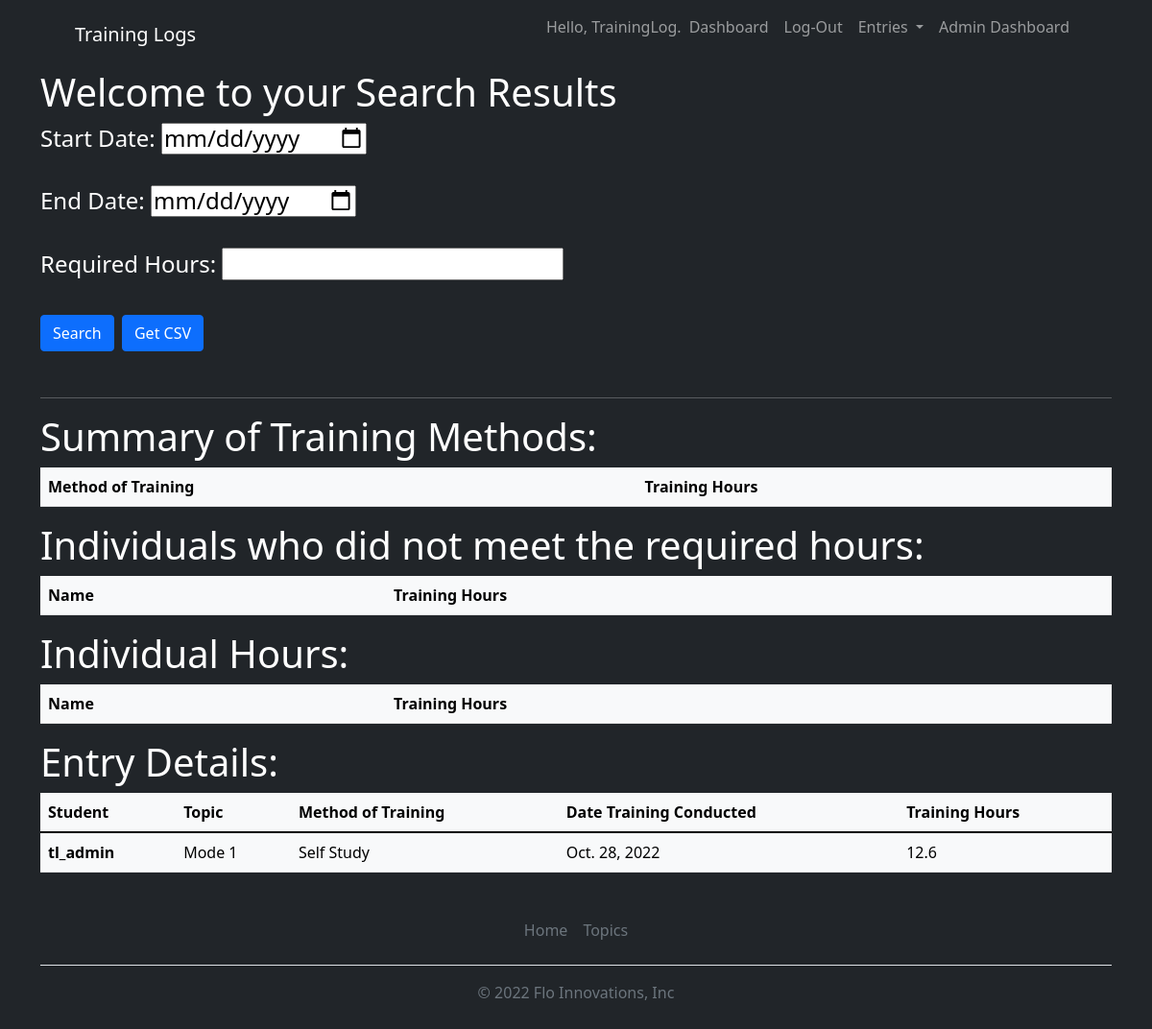
/users/search_results/ (signed in), run on the app's committed database.
### training_logs/models.py (models this page shows, shortened)
class Entry(models.Model):
    topic = models.ForeignKey(Topic, on_delete=models.CASCADE)
    method_of_training = models.CharField(max_length=200)
    source = models.CharField(max_length=20)
    hours = models.FloatField()
    date_training_conducted = models.DateField()
    text = models.TextField()
    date_added = models.DateTimeField(auto_now_add=True)
    class Meta:
        verbose_name_plural = 'entries'

class Topic(models.Model):
    text = models.CharField(max_length=200)
    data_added = models.DateTimeField(auto_now_add = True)
    owner = models.ForeignKey(User, on_delete=models.CASCADE)

### users/views.py (the view)
# urls.py: path('search_results/', views.search_results, name='search_results'),
@login_required
def search_results(request):
    training_method_hours = {}
    total_hours = {}
    users = User.objects.all()
    bad_users = {}
    if request.method == 'POST':
        start_date = request.POST.get('start_date')
        end_date = request.POST.get('end_date')
        req_hours = int(request.POST.get('req_hours'))
        data = Entry.objects.filter(
            date_training_conducted__range=(start_date, end_date)).order_by('-date_training_conducted')
        for method in ['TSE', 'Remote', 'Class', 'In Flight', 'Self Study','DSE','CSPT','Global','CMCT','OPI','DLPT']:
            method_hours = 0
            for entry in data:
                if entry.method_of_training == method:
                    method_hours += entry.hours
            training_method_hours[method] = method_hours
        for user in users:
            hours_total = 0
            for entry in data:
                if user == entry.topic.owner:
                    hours_total += entry.hours
            total_hours[user] = hours_total
        for user, hours in total_hours.items():
            if hours < req_hours:
                bad_users[user] = hours
        return render(request, 'registration/search_results.html', {'data': data,
                                                                    'training_method_hours': training_method_hours,
                                                                    'total_hours':total_hours,
                                                                    'req_hours':req_hours,
                                                                    'bad_users':bad_users})
    else:
        data = Entry.objects.all()
        return render(request, 'registration/search_results.html', {'data': data})

### users/templates/registration/search_results.html (shortened to what this page needs)
{% extends "training_logs/base.html" %}
{% block page_header %}<h1>Welcome to your Search Results</h1>
{% endblock page_header %}
{% block content %}
<form method="POST">
  <h4>Start Date: <input type="date" name="start_date" , placeholder="Start Date" /></h4>
  <h4>End Date: <input type="date" name="end_date" /></h4>
  <h4>Required Hours: <input type="number" name="req_hours" /></h4>
  <h2><input class='btn btn-primary' type="submit" value="Search" /> <a href="{% url 'users:results_csv' %}" class="btn btn-primary">Get CSV</a> </h2>
</form>
<hr />
<h1>Summary of Training Methods:</h1>
<table class="table table-light table-hover">
  <thead>
    <tr>
      <th scope="col">Method of Training</th>
      <th scope="col">Training Hours</th>
    </tr>
  </thead>
</table>
<h1>Individuals who did not meet the required hours:</h1>
<table class="table table-light table-hover">
  <thead>
    <tr>
      <th scope="col">Name</th>
      <th scope="col">Training Hours</th>
    </tr>
  </thead>
</table>
<h1>Individual Hours:</h1>
<table class="table table-light table-hover">
  <thead>
    <tr>
      <th scope="col">Name</th>
      <th scope="col">Training Hours</th>
    </tr>
  </thead>
</table>
<h1>Entry Details:</h1>
<table class="table table-light table-hover">
  <thead>
    <tr>
      <th scope="col">Student</th>
      <th scope="col">Topic</th>
      <th scope="col">Method of Training</th>
      <th scope="col">Date Training Conducted</th>
      <th scope="col">Training Hours</th>
    </tr>
  </thead>
  <tbody>
    {% for entry in data %}
    <tr>
      <th scope="row">{{ entry.topic.owner}}</th>
      <td>{{ entry.topic.text }}</td>
      <td>{{ entry.method_of_training }}</td>
      <td>{{ entry.date_training_conducted }}</td>
      <td>{{ entry.hours }}</td>
    </tr>
    {% endfor %}
  </tbody>
</table>
{% endblock content %}

### training_logs/templates/training_logs/base.html (shortened to what this page needs)
{% load static %}
<!DOCTYPE html>
<html lang="en">
<head>
    <link href="https://cdn.jsdelivr.net/npm/bootstrap-icons@1.5.0/font/bootstrap-icons.css" rel="stylesheet" />
    <link href="{% static 'css/styles.css' %}" rel="stylesheet" />
</head>
<body class="d-flex flex-column h-50 bg-dark text-white">
    <main class="flex-shrink-0">
        <nav class="navbar navbar-expand-lg navbar-dark bg-dark">
            <div class="container px-5">
                <a class="navbar-brand" href="{% url 'training_logs:index' %}">Training Logs</a>
                <div class="collapse navbar-collapse" id="navbarSupportedContent">
                    <ul class="navbar-nav ms-auto mb-2 mb-lg-0">
                        {% if user.is_authenticated %}
                        <li class="nav-item">
                            <p class="navbar-text">Hello, {{ user.first_name }}.</p>
                        </li>
                        <li class="nav-item">
                            <a class="nav-link" href="{% url 'users:dashboard' %}">Dashboard</a>
                        </li>
                        <li class="nav-item">
                            <a class="nav-link" href="{% url 'users:logout' %}">Log-Out</a>
                        </li>
                        <li class="nav-item dropdown">
                            <a class="nav-link dropdown-toggle" href="#" role="button" data-bs-toggle="dropdown"
                                aria-expanded="false">
                                Entries
                            </a>
                        </li>
                        {% if user.is_superuser %}
                        <li class="nav-item">
                            <a class="nav-link" href="{% url 'users:admin_dashboard' %}">Admin Dashboard</a>
                        </li>
                        {% endif %}
                        {% endif %}
                    </ul>
                </div>
            </div>
        </nav>
        <body>
            <main role="main" class="container">
                {% block page_header %}{% endblock page_header %}
                <div>
                    {% block content %}
                    {% endblock content %}
                </div>
            </main>
        </body>
        <div class="container">
            <footer class="py-3 my-4">
                <ul class="nav justify-content-center border-bottom pb-3 mb-3">
                    <li class="nav-item"><a href="{% url 'training_logs:index' %}"
                            class="nav-link px-2 text-muted">Home</a></li>
                    <li class="nav-item"><a href="{% url 'training_logs:topics' %}"
                            class="nav-link px-2 text-muted">Topics</a></li>
                </ul>
                <p class="text-center text-muted">&copy; 2022 Flo Innovations, Inc</p>
            </footer>
        </div>
</html>

### data on the page
Entry: topic.owner "tl_admin", topic.text "Mode 1", method_of_training "Self Study", date_training_conducted "Oct. 28, 2022", hours "12.6"

### other printed values
{{ user.first_name }} "TrainingLog"
